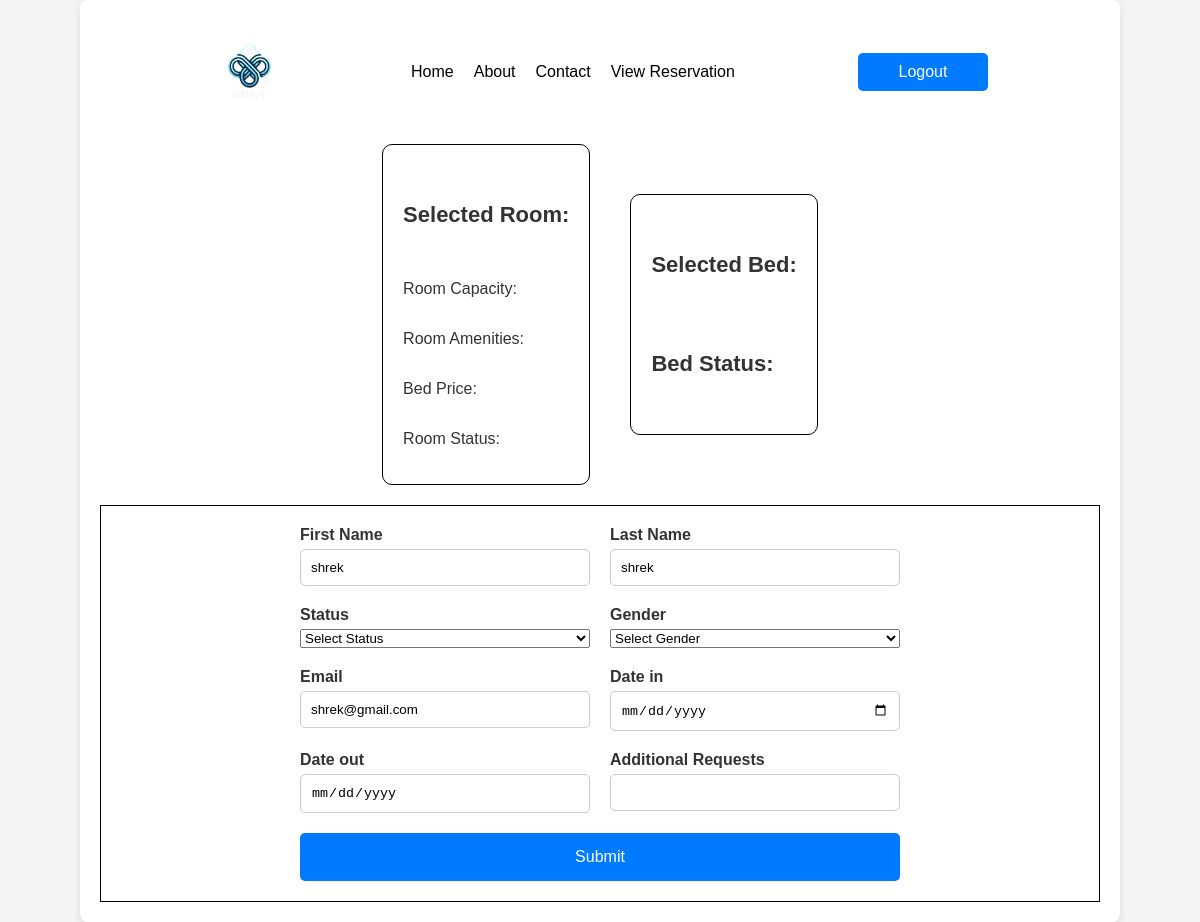
Before: /book-in.php?bed=1 (signed in) with the older database file.
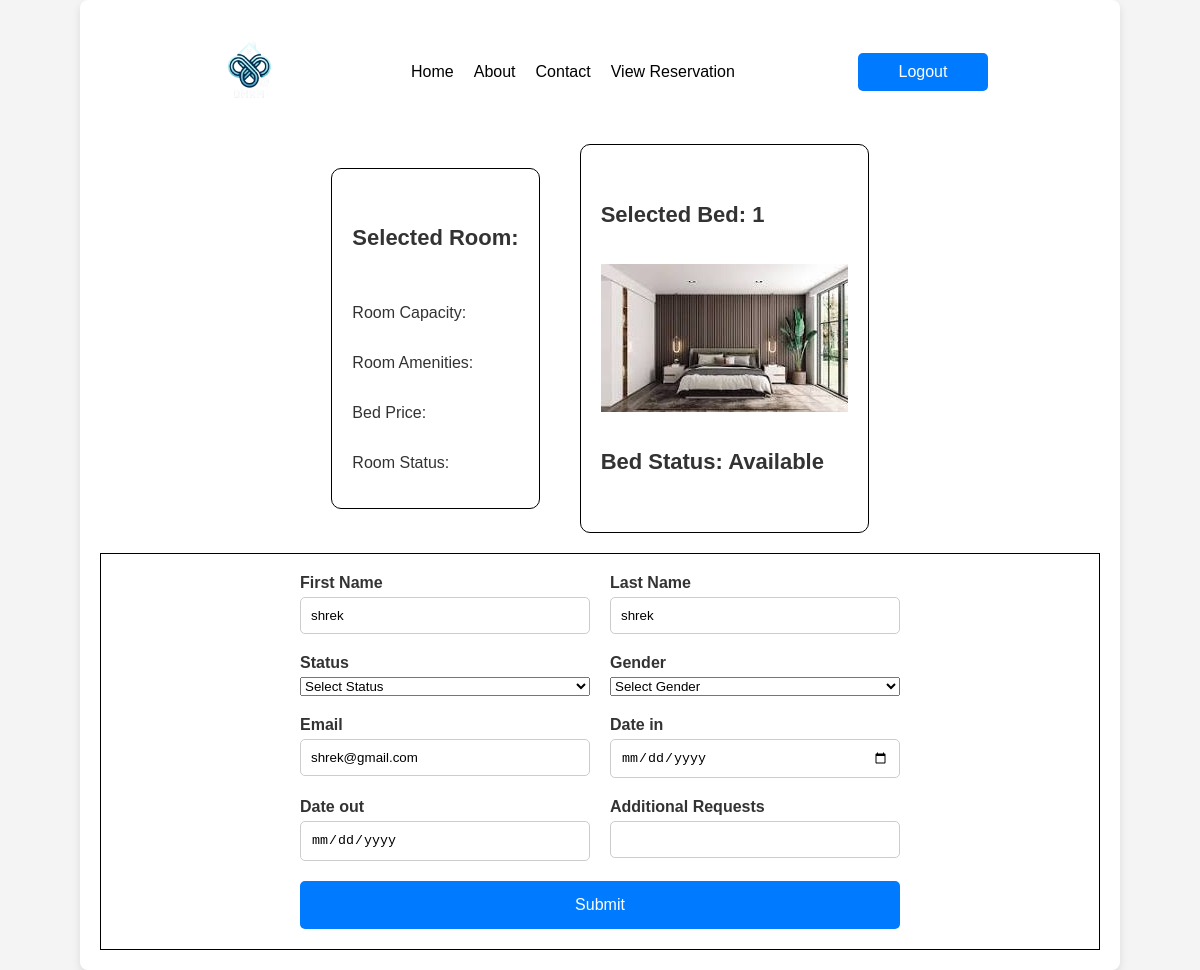
After: the same page with the newer database file.
### tables this page shows
CREATE TABLE `users` (
  `id` int(11) NOT NULL,
  `fname` varchar(50) NOT NULL,
  `lname` varchar(50) NOT NULL,
  `uname` varchar(50) NOT NULL,
  `pass` varchar(50) NOT NULL,
  `role` varchar(50) NOT NULL,
  `hname` varchar(255) NOT NULL
);

CREATE TABLE `beds` (
  `id` int(255) NOT NULL,
  `roomno` int(255) NOT NULL,
  `bed_img` varchar(255) NOT NULL,
  `bed_no` int(255) NOT NULL,
  `bed_stat` varchar(255) NOT NULL,
  `bed_price` int(255) NOT NULL,
  `hname` varchar(255) NOT NULL
);

### book-in.php (the view, shortened to what this page needs)
<?php
require 'php/connection.php';
if(!empty($_SESSION["uname"]) && !empty($_SESSION["role"])){
    $bed = $_GET['bed'];
    $query = "select * from beds where bed_no = '$bed'";
    $result = mysqli_query($conn, $query);
    $fetch = mysqli_fetch_assoc($result);
    $bedno = $fetch['bed_no'];
    $bedimg = $fetch['bed_img'];
    $bedstat = $fetch['bed_stat'];
    if($result){
        $uname = $_SESSION['uname'];
        $query = "select * from users where uname = '$uname'";
        $result = mysqli_query($conn, $query);
        $fetch = mysqli_fetch_assoc($result);
        $fname = $fetch['fname'];
        $lname = $fetch['lname'];
    }if($result){
        $hname = $_SESSION['hname'];
        $query = "select * from rooms where hname = '$hname'";
        $result = mysqli_query($conn, $query);
        $fetch = mysqli_fetch_assoc($result);
    }
}else{
    $_SESSION['login_warning'] = true;
    header('location: index.php');
    exit();
}
?>
<!DOCTYPE html>
<html lang="en">
<head>
</head>
<body>
<div class="background">
        <nav class="navbar">
            <a class="navbar-brand" href="#">
                <img src="images/logo.png" alt="Logo">
            </a>
            <div class="nav-links">
                <a class="nav-link" href="index.php">Home</a>
                <a class="nav-link" href="about.php">About</a>
                <a class="nav-link" href="contact.php">Contact</a>
                <?php
                    if (!empty($_SESSION["uname"]) && !empty($_SESSION["role"]) && $_SESSION['role'] == 'landlord'){
                        echo '<a class="nav-link" href="reservation.php">View Reservation</a>';
                    }
                ?>
            </div>
            <div class="login">
                <?php
                    if (!empty($_SESSION["uname"]) && !empty($_SESSION["role"]) && $_SESSION['role'] == 'landlord'){
                        echo '<a class="btn" href="php/logout.php">Logout</a>';
                    }
                ?>
            </div>
        </nav>
    <div class="section1">
        <div class="sec-content">
                <h5>Selected Room: <?php echo $_SESSION['roomno'] ?></h5>
                <p>Room Capacity: <?php echo $fetch['capacity'] ?></p>
                <p>Room Amenities: <?php echo $fetch['amenities'] ?></p>
                <p>Bed Price: <?php echo $fetch['price'] ?></p>
                <p>Room Status: <?php echo $fetch['status'] ?></p>
        </div>
        <div class="sec-content">
                <h5>Selected Bed: <?php echo $bedno ?></h5>
                <img src="<?php echo $bedimg?>" alt="">
                <h5>Bed Status: <?php echo $bedstat ?></h5>
        </div>
    </div>
    <div class="form">
        <form method="post">
            <div class="form-col">
                <label for="fname">First Name</label>
                <input type="text" id="fname" name="fname" value="<?php echo $fname ?>">
            </div>
            <div class="form-col">
                <label for="lname">Last Name</label>
                <input type="text" id="lname" name="lname" value="<?php echo $lname ?>">
            </div>
            <div class="form-col">
                <label>Status</label>
                <select id="fruits" name="realifestatus">
                    <option value="">Select Status</option>
                </select>
            </div>
            <div class="form-col">
                <label>Gender</label>
                <select id="fruits" name="gender">
                    <option value="">Select Gender</option>
                </select>
            </div>
            <div class="form-col">
                <label for="email">Email</label>
                <input type="email" id="email" name="email" value="<?php echo $_SESSION['uname']; ?>" readonly>
            </div>
            <div class="form-col">
                <label for="datein">Date in</label>
                <input type="date" id="datein" name="datein" min="<?php echo date('Y-m-d'); ?>" oninput="this.min = new Date().toISOString().split('T')[0]">
            </div>
            <div class="form-col">
                <label for="dateout">Date out</label>
                <input type="date" id="dateout" name="dateout" readonly>
            </div>
            <div class="form-col">
                <label for="addons">Additional Requests</label>
                <input type="text" id="addons" name="addons">
            </div>
            <button type="submit" name="submit">Submit</button>
        </form>
    </div>
</div>
</body>
</html>

### book-in.php (style rules this page uses)
body { font-family: 'Arial', sans-serif; background-color: #f4f4f4; color: #333; margin: 0; padding: 0; }
.background { padding: 20px; max-width: 1000px; margin: auto; background-color: white; border-radius: 8px; box-shadow: 0 4px 8px rgba(0, 0, 0, 0.1); }
.navbar { margin: 0 100px; background-color: white; padding: 10px; display: flex; justify-content: space-between; align-items: center; }
.navbar a { color: black; }
.navbar-brand img { width: 80px; height: 80px; }
.nav-links { display: flex; justify-content: center; align-items: center; }
.nav-link { color: black; text-decoration: none; padding: 0 10px; }
.login { width: 100px; display: flex; justify-content: center; align-items: center; background-color: #007BFF; color: white; border: none; padding: 10px 15px; text-align: center; text-decoration: none; display: inline-block; font-size: 14px; margin: 4px 2px; cursor: pointer; border-radius: 5px; }
.login a { color: white; text-decoration: none; }
.btn { color: rgb(255, 255, 255); padding: 10px 20px; border-radius: 5px; font-size: 16px; cursor: pointer; background-color: #007bff; }
button { grid-column: span 2; background-color: #007bff; border: none; padding: 15px; border-radius: 5px; font-size: 16px; cursor: pointer; transition: background-color 0.3s; color: white; }
.section1 { width: auto; place-content: center; display: flex; align-items: center; }
.section1 h5 { font-size: 22px; }
.sec-content { display: flex; flex-direction: column; justify-content: center; border: 1px solid black; border-radius: 10px; margin: 20px; width: auto; padding: 20px; }
.sec-content img { width: 100%; }
.form { border: 1px solid black; width: auto; display: flex; justify-content: center; }
form { display: grid; grid-template-columns: 1fr 1fr; gap: 20px; padding: 20px; width: 600px; }
.form-col { display: flex; flex-direction: column; }
label { margin-bottom: 5px; font-weight: bold; }
input { padding: 10px; border: 1px solid #ccc; border-radius: 5px; }

Changed rows visible on the page:
added beds: bed_no "1", bed_img (picture), bed_stat "Available"
